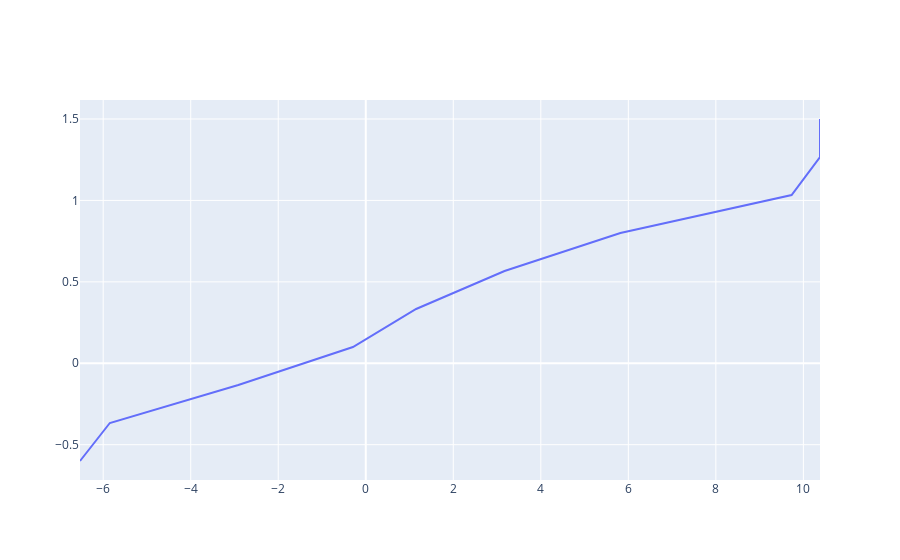

Source (notebook cell):
### Code cell
import numpy as np
import plotly.graph_objects as go

fig = go.Figure()


df=afoil.lookup(re=[100000], cl=np.linspace(-0.6, 1.5, 10))
raw = afoil.lift.loc[afoil.lift.re==100700]


fig.add_trace(go.Scatter(x=df.alpha, y=df.Cl, name="interpolated", mode="lines"))
fig.add_trace(go.Scatter(x=raw.alpha, y=raw.Cl, name="raw", mode="markers"))

### Figure 1 — Plotly figure (JSON) as saved in the notebook; plotly's stock layout.template omitted (floating-point values rounded to 4 significant figures)
{"data": [{"mode": "lines", "name": "interpolated", "type": "scatter", "x": [-6.53, -5.848, -2.912, -0.2926, 1.151, 3.172, 5.819, 9.732, 10.38, 10.38], "y": [-0.6, -0.3667, -0.1333, 0.1, 0.3333, 0.5667, 0.8, 1.033, 1.267, 1.5]}, {"mode": "markers", "name": "raw", "type": "scatter", "x": [], "y": []}], "layout": {}}
